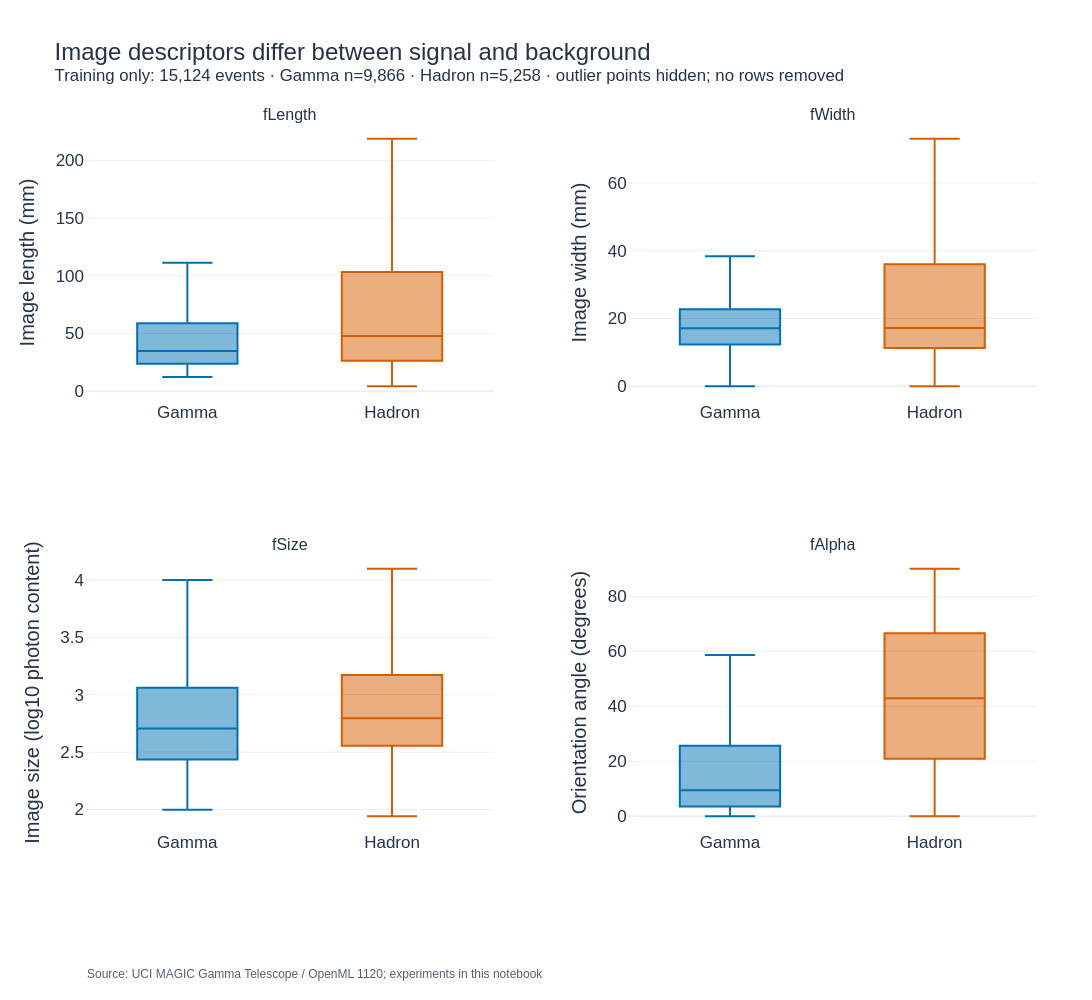
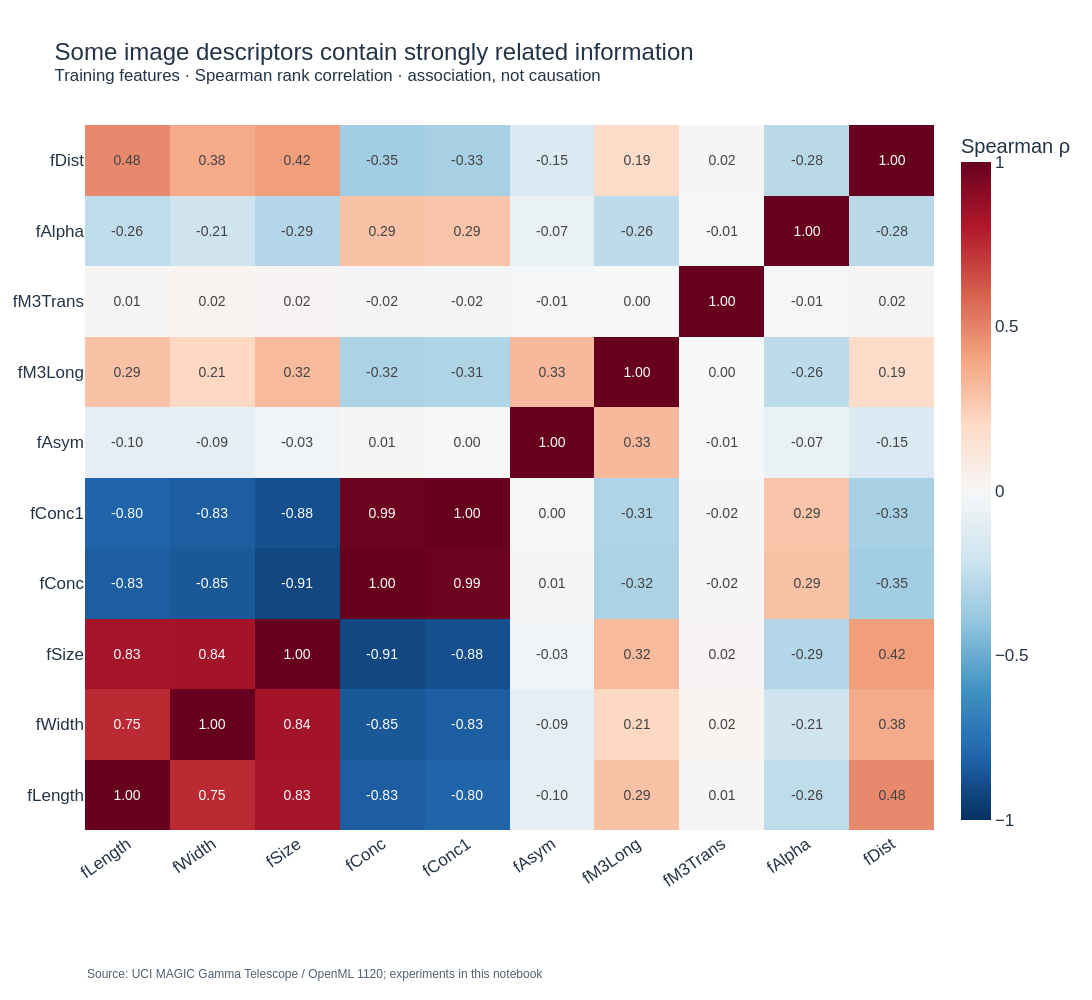

Source (notebook cell) for these figures, in order:
### Markdown cell above
### Training-data distributions and dependence

EDA uses only the training partition. The table summarizes all ten features;
the box plots compare four image descriptors between classes. Boxes show the
interquartile range and median; whiskers extend to the most extreme observations
within 1.5 IQR. Individual outlier points are omitted from the plot, not from the
data. The summary table retains the full minimum and maximum.

Spearman correlation measures monotonic association between feature ranks.
Correlated descriptors may contain overlapping information, but correlation alone
does not determine their predictive value. All ten features are retained, with
no outlier trimming, imputation, or scaling for the tree-based classifier.

### Code cell
feature_summary = X_train.describe().T[['min', '25%', '50%', '75%', 'max']]
feature_summary = feature_summary.rename(columns={'50%': 'median'})
feature_summary.insert(0, 'missing', X_train.isna().sum())
feature_summary.insert(1, 'unique', X_train.nunique())
feature_summary = feature_summary.rename_axis('Feature').reset_index()
feature_summary.to_csv(RESULTS_DIR / 'eda_feature_summary.csv', index=False)
show_table(feature_summary, 'Training features: missing values, ranges, and quartiles', precision=3)
assert feature_summary['missing'].eq(0).all()
assert feature_summary['unique'].gt(1).all()

EDA_FEATURES = ['fLength', 'fWidth', 'fSize', 'fAlpha']
FEATURE_LABELS = ['Image length (mm)', 'Image width (mm)',
                  'Image size (log10 photon content)', 'Orientation angle (degrees)']
CLASS_NAMES = {1: 'Gamma', 0: 'Hadron'}
CLASS_COLORS = {1: '#0072B2', 0: '#D55E00'}
eda_data = X_train[EDA_FEATURES].assign(Class=y_train.map(CLASS_NAMES))
eda_data.to_csv(RESULTS_DIR / 'eda_distributions.csv', index_label='row_id')
class_medians = eda_data.groupby('Class')[EDA_FEATURES].median().reindex(['Gamma', 'Hadron'])
class_medians.to_csv(RESULTS_DIR / 'eda_class_medians.csv')
show_table(class_medians.reset_index(), 'Training-set medians by class', precision=3)

box_statistics = []
fig = make_subplots(rows=2, cols=2, subplot_titles=EDA_FEATURES,
                    horizontal_spacing=.14, vertical_spacing=.22)
for i, (feature, label) in enumerate(zip(EDA_FEATURES, FEATURE_LABELS)):
    for value in [1, 0]:
        observations = X_train.loc[y_train == value, feature]
        q1, median, q3 = observations.quantile([.25, .5, .75])
        iqr = q3 - q1
        lower = observations[observations >= q1 - 1.5 * iqr].min()
        upper = observations[observations <= q3 + 1.5 * iqr].max()
        assert lower <= q1 <= median <= q3 <= upper
        box_statistics.append({'Feature': feature, 'Class': CLASS_NAMES[value],
                               'q1': q1, 'median': median, 'q3': q3,
                               'lower_whisker': lower, 'upper_whisker': upper})
        fig.add_trace(go.Box(
            x=[CLASS_NAMES[value]], q1=[q1], median=[median], q3=[q3], lowerfence=[lower], upperfence=[upper],
            name=CLASS_NAMES[value], legendgroup=CLASS_NAMES[value],
            showlegend=False, boxpoints=False, quartilemethod='linear',
            marker_color=CLASS_COLORS[value], line=dict(width=2),
        ), row=i // 2 + 1, col=i % 2 + 1)
    fig.update_yaxes(title_text=label, row=i // 2 + 1, col=i % 2 + 1)
fig.update_layout(title='Image descriptors differ between signal and background<br>'
                  f'<sup>Training only: {len(y_train):,} events · Gamma n={int(y_train.sum()):,}'
                  f' · Hadron n={int((1-y_train).sum()):,} · outlier points hidden; no rows removed</sup>')
pd.DataFrame(box_statistics).to_csv(RESULTS_DIR / 'eda_box_statistics.csv', index=False)
show_and_save(fig, '00a_feature_distributions', height=1000)

correlations = X_train.corr(method='spearman')
correlations.to_csv(RESULTS_DIR / 'eda_spearman_correlations.csv', index_label='Feature')
fig = go.Figure(go.Heatmap(
    z=correlations.to_numpy(), x=correlations.columns, y=correlations.index,
    zmin=-1, zmax=1, zmid=0, colorscale='RdBu', reversescale=True,
    text=correlations.round(2).to_numpy(), texttemplate='%{text:.2f}',
    textfont=dict(size=14), colorbar=dict(title='Spearman ρ'),
    hovertemplate='%{y} / %{x}<br>Spearman ρ=%{z:.3f}<extra></extra>',
))
fig.update_xaxes(tickangle=-35, side='bottom')
fig.update_layout(title='Some image descriptors contain strongly related information<br>'
                  '<sup>Training features · Spearman rank correlation · association, not causation</sup>')
show_and_save(fig, '00b_feature_correlations', height=1000)

upper_triangle = correlations.where(np.triu(np.ones(correlations.shape), k=1).astype(bool)).stack()
strongest_pair = upper_triangle.abs().idxmax()
display(Markdown(
    f"**EDA findings.** Gamma events account for {y_train.mean():.1%} of training observations. "
    f"Median fAlpha is {class_medians.loc['Gamma', 'fAlpha']:.2f}° for gamma events and "
    f"{class_medians.loc['Hadron', 'fAlpha']:.2f}° for hadrons. The largest absolute feature "
    f"correlation is between {strongest_pair[0]} and {strongest_pair[1]} "
    f"(Spearman ρ={upper_triangle.loc[strongest_pair]:.3f}). "
    "The different feature ranges and class distributions motivate nonlinear classification; "
    "the overlapping distributions do not establish a perfect single-feature rule."
))

### Figure 1 — Plotly figure (JSON) as saved in the notebook; plotly's stock layout.template omitted (floating-point values rounded to 4 significant figures)
{"data": [{"boxpoints": false, "legendgroup": "Gamma", "line": {"width": 2}, "lowerfence": [12.19], "marker": {"color": "#0072B2"}, "median": [34.74], "name": "Gamma", "q1": [23.79], "q3": [58.9], "quartilemethod": "linear", "showlegend": false, "type": "box", "upperfence": [111.3], "x": ["Gamma"], "xaxis": "x", "yaxis": "y"}, {"boxpoints": false, "legendgroup": "Hadron", "line": {"width": 2}, "lowerfence": [4.284], "marker": {"color": "#D55E00"}, "median": [47.8], "name": "Hadron", "q1": [26.27], "q3": [103.4], "quartilemethod": "linear", "showlegend": false, "type": "box", "upperfence": [218.8], "x": ["Hadron"], "xaxis": "x", "yaxis": "y"}, {"boxpoints": false, "legendgroup": "Gamma", "line": {"width": 2}, "lowerfence": [0], "marker": {"color": "#0072B2"}, "median": [17.11], "name": "Gamma", "q1": [12.29], "q3": [22.73], "quartilemethod": "linear", "showlegend": false, "type": "box", "upperfence": [38.38], "x": ["Gamma"], "xaxis": "x2", "yaxis": "y2"}, {"boxpoints": false, "legendgroup": "Hadron", "line": {"width": 2}, "lowerfence": [0], "marker": {"color": "#D55E00"}, "median": [17.21], "name": "Hadron", "q1": [11.26], "q3": [35.99], "quartilemethod": "linear", "showlegend": false, "type": "box", "upperfence": [73.06], "x": ["Hadron"], "xaxis": "x2", "yaxis": "y2"}, {"boxpoints": false, "legendgroup": "Gamma", "line": {"width": 2}, "lowerfence": [1.998], "marker": {"color": "#0072B2"}, "median": [2.706], "name": "Gamma", "q1": [2.435], "q3": [3.061], "quartilemethod": "linear", "showlegend": false, "type": "box", "upperfence": [3.999], "x": ["Gamma"], "xaxis": "x3", "yaxis": "y3"}, {"boxpoints": false, "legendgroup": "Hadron", "line": {"width": 2}, "lowerfence": [1.941], "marker": {"color": "#D55E00"}, "median": [2.795], "name": "Hadron", "q1": [2.555], "q3": [3.172], "quartilemethod": "linear", "showlegend": false, "type": "box", "upperfence": [4.097], "x": ["Hadron"], "xaxis": "x3", "yaxis": "y3"}, {"boxpoints": false, "legendgroup": "Gamma", "line": {"width": 2}, "lowerfence": [0], "marker": {"color": "#0072B2"}, "median": [9.495], "name": "Gamma", "q1": [3.584], "q3": [25.6], "quartilemethod": "linear", "showlegend": false, "type": "box", "upperfence": [58.62], "x": ["Gamma"], "xaxis": "x4", "yaxis": "y4"}, {"boxpoints": false, "legendgroup": "Hadron", "line": {"width": 2}, "lowerfence": [0.0097], "marker": {"color": "#D55E00"}, "median": [42.9], "name": "Hadron", "q1": [20.91], "q3": [66.54], "quartilemethod": "linear", "showlegend": false, "type": "box", "upperfence": [90], "x": ["Hadron"], "xaxis": "x4", "yaxis": "y4"}], "layout": {"annotations": [{"font": {"size": 16}, "showarrow": false, "text": "fLength", "x": 0.215, "xanchor": "center", "xref": "paper", "y": 1, "yanchor": "bottom", "yref": "paper"}, {"font": {"size": 16}, "showarrow": false, "text": "fWidth", "x": 0.785, "xanchor": "center", "xref": "paper", "y": 1, "yanchor": "bottom", "yref": "paper"}, {"font": {"size": 16}, "showarrow": false, "text": "fSize", "x": 0.215, "xanchor": "center", "xref": "paper", "y": 0.39, "yanchor": "bottom", "yref": "paper"}, {"font": {"size": 16}, "showarrow": false, "text": "fAlpha", "x": 0.785, "xanchor": "center", "xref": "paper", "y": 0.39, "yanchor": "bottom", "yref": "paper"}, {"font": {"color": "#536170", "size": 12}, "showarrow": false, "text": "Source: UCI MAGIC Gamma Telescope / OpenML 1120; experiments in this notebook", "x": 0, "xanchor": "left", "xref": "paper", "y": 0, "yanchor": "top", "yref": "paper", "yshift": -135}], "font": {"color": "#243447", "family": "Arial", "size": 17}, "height": 1000, "legend": {"orientation": "h", "x": 0, "y": -0.1135, "yanchor": "top"}, "margin": {"b": 170, "l": 85, "r": 55, "t": 125}, "title": {"text": "Image descriptors differ between signal and background<br><sup>Training only: 15,124 events · Gamma n=9,866 · Hadron n=5,258 · outlier points hidden; no rows removed</sup>", "y": 0.94, "yanchor": "top"}, "width": 1400, "xaxis": {"anchor": "y", "domain": [0, 0.43]}, "xaxis2": {"anchor": "y2", "domain": [0.57, 1]}, "xaxis3": {"anchor": "y3", "domain": [0, 0.43]}, "xaxis4": {"anchor": "y4", "domain": [0.57, 1]}, "yaxis": {"anchor": "x", "automargin": true, "domain": [0.61, 1], "title": {"text": "Image length (mm)"}}, "yaxis2": {"anchor": "x2", "automargin": true, "domain": [0.61, 1], "title": {"text": "Image width (mm)"}}, "yaxis3": {"anchor": "x3", "automargin": true, "domain": [0, 0.39], "title": {"text": "Image size (log10 photon content)"}}, "yaxis4": {"anchor": "x4", "automargin": true, "domain": [0, 0.39], "title": {"text": "Orientation angle (degrees)"}}}}

### Figure 2 — Plotly figure (JSON) as saved in the notebook; plotly's stock layout.template omitted (floating-point values rounded to 4 significant figures)
{"data": [{"colorbar": {"title": {"text": "Spearman ρ"}}, "colorscale": [[0, "rgb(103,0,31)"], [0.1, "rgb(178,24,43)"], [0.2, "rgb(214,96,77)"], [0.3, "rgb(244,165,130)"], [0.4, "rgb(253,219,199)"], [0.5, "rgb(247,247,247)"], [0.6, "rgb(209,229,240)"], [0.7, "rgb(146,197,222)"], [0.8, "rgb(67,147,195)"], [0.9, "rgb(33,102,172)"], [1, "rgb(5,48,97)"]], "hovertemplate": "%{y} / %{x}<br>Spearman ρ=%{z:.3f}<extra></extra>", "reversescale": true, "text": [[1.0, 0.75, 0.83, -0.83, -0.8, -0.1, 0.29, 0.01, -0.26, 0.48], [0.75, 1.0, 0.84, -0.85, -0.83, -0.09, 0.21, 0.02, -0.21, 0.38], [0.83, 0.84, 1.0, -0.91, -0.88, -0.03, 0.32, 0.02, -0.29, 0.42], [-0.83, -0.85, -0.91, 1.0, 0.99, 0.01, -0.32, -0.02, 0.29, -0.35], [-0.8, -0.83, -0.88, 0.99, 1.0, 0.0, -0.31, -0.02, 0.29, -0.33], [-0.1, -0.09, -0.03, 0.01, 0.0, 1.0, 0.33, -0.01, -0.07, -0.15], [0.29, 0.21, 0.32, -0.32, -0.31, 0.33, 1.0, -0.0, -0.26, 0.19], [0.01, 0.02, 0.02, -0.02, -0.02, -0.01, -0.0, 1.0, -0.01, 0.02], [-0.26, -0.21, -0.29, 0.29, 0.29, -0.07, -0.26, -0.01, 1.0, -0.28], [0.48, 0.38, 0.42, -0.35, -0.33, -0.15, 0.19, 0.02, -0.28, 1.0]], "textfont": {"size": 14}, "texttemplate": "%{text:.2f}", "type": "heatmap", "x": ["fLength", "fWidth", "fSize", "fConc", "fConc1", "fAsym", "fM3Long", "fM3Trans", "fAlpha", "fDist"], "y": ["fLength", "fWidth", "fSize", "fConc", "fConc1", "fAsym", "fM3Long", "fM3Trans", "fAlpha", "fDist"], "z": [[1.0, 0.7522, 0.8334, -0.8279, -0.8043, -0.09932, 0.2936, 0.01369, -0.2581, 0.4799], [0.7522, 1.0, 0.8373, -0.8528, -0.8295, -0.09486, 0.2089, 0.02138, -0.2063, 0.3766], [0.8334, 0.8373, 1.0, -0.9111, -0.8838, -0.03235, 0.3235, 0.01817, -0.2938, 0.4214], [-0.8279, -0.8528, -0.9111, 1.0, 0.9862, 0.01201, -0.3159, -0.01796, 0.2943, -0.3508], [-0.8043, -0.8295, -0.8838, 0.9862, 1.0, 0.003532, -0.3087, -0.01728, 0.2867, -0.3335], [-0.09932, -0.09486, -0.03235, 0.01201, 0.003532, 1.0, 0.3289, -0.008167, -0.06832, -0.1537], [0.2936, 0.2089, 0.3235, -0.3159, -0.3087, 0.3289, 1.0, -0.003314, -0.2608, 0.1882], [0.01369, 0.02138, 0.01817, -0.01796, -0.01728, -0.008167, -0.003314, 1.0, -0.006618, 0.0165], [-0.2581, -0.2063, -0.2938, 0.2943, 0.2867, -0.06832, -0.2608, -0.006618, 1.0, -0.2759], [0.4799, 0.3766, 0.4214, -0.3508, -0.3335, -0.1537, 0.1882, 0.0165, -0.2759, 1.0]], "zmax": 1, "zmid": 0, "zmin": -1}], "layout": {"annotations": [{"font": {"color": "#536170", "size": 12}, "showarrow": false, "text": "Source: UCI MAGIC Gamma Telescope / OpenML 1120; experiments in this notebook", "x": 0, "xanchor": "left", "xref": "paper", "y": 0, "yanchor": "top", "yref": "paper", "yshift": -135}], "font": {"color": "#243447", "family": "Arial", "size": 17}, "height": 1000, "legend": {"orientation": "h", "x": 0, "y": -0.1135, "yanchor": "top"}, "margin": {"b": 170, "l": 85, "r": 55, "t": 125}, "title": {"text": "Some image descriptors contain strongly related information<br><sup>Training features · Spearman rank correlation · association, not causation</sup>", "y": 0.94, "yanchor": "top"}, "width": 1400, "xaxis": {"side": "bottom", "tickangle": -35}, "yaxis": {"automargin": true}}}
